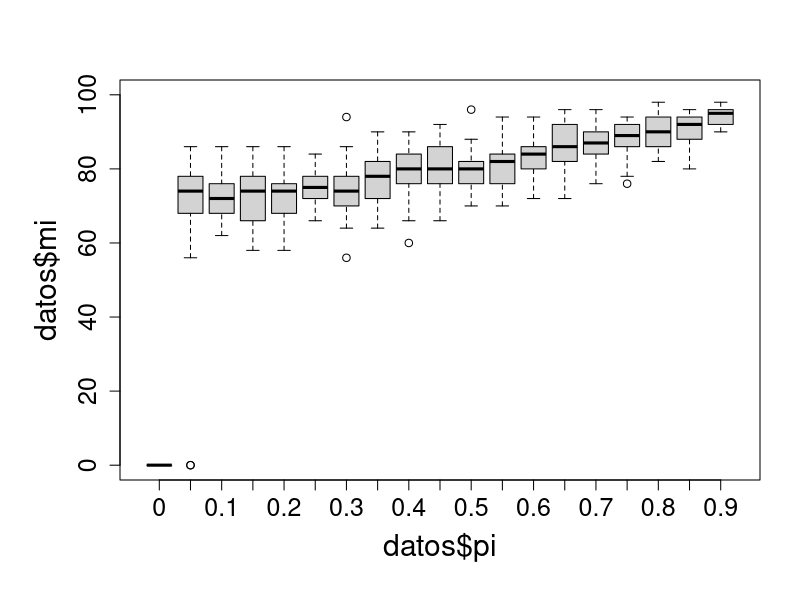

R code for this plot:
datos = read.csv("datosepe2.csv")
png("ComparacionDeProbInfect.png", width = 1200, height = 1200, units = "px", pointsize = 20)
par(mar=c(6,6,4,2),cex.axis=1.5, cex.lab=1.8, cex.main=1.5)
boxplot(datos$mi~datos$pi, ylim=c(0,100))
#axis(side=1,at=c("1","2","3","4"), labels=c("Original","Original Paralelizado","Línea de barrido", "Línea de barrido paralelizdo"))
#legend( title="Algoritmos",x="topright", inset=0,legend=c("Original","Original","Línea de barrido", "Línea de barrido paralelizdo"))
